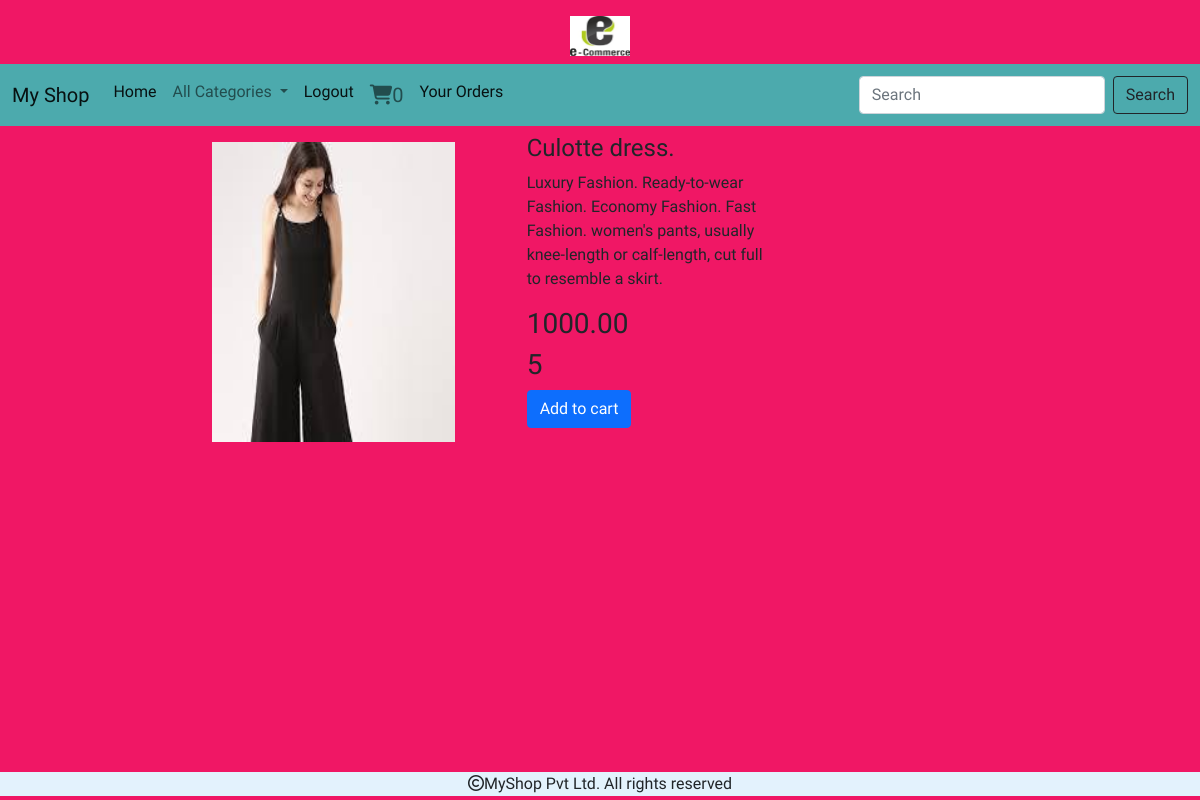
/deatils/2 (signed in), run on the app's committed database.
### shop/models.py (models this page shows, shortened)
class Product(models.Model):
    name = models.CharField(max_length=30)
    desc = models.TextField()
    image = models.ImageField(upload_to='products', null=True, blank=True)
    price=models.DecimalField(max_digits=10,decimal_places=2)
    stock=models.IntegerField()
    available=models.BooleanField(default=True)
    created=models.DateTimeField(auto_now_add=True)
    updated=models.DateTimeField(auto_now=True)
    category=models.ForeignKey(Category,on_delete=models.CASCADE)

### shop/views.py (the view)
# urls.py: path('deatils/<int:p>',views.showdetails,name="detail"),
@login_required()
def showdetails(request,p):
    p=Product.objects.get(id=p)
    return render(request,'details.html',{'p':p})

### cart/context_processors.py (called while the page is built)
def total(request):
    count=0
    if request.user.is_authenticated:
        u=request.user
        try:
            c=Cart.objects.filter(user=u)
            for i in c:
                count=count+i.quantity
        except:
            count=0
    return {'count':count}

### shop/context_processors.py (called while the page is built)
def links(request):
    c=Category.objects.all()
    return {'links':c}

### templates/details.html (shortened to what this page needs)
<!DOCTYPE html>
{% extends 'base.html' %}
{% load static %}
{% block content %}
<div class="container mt-2" style="margin-bottom:50px; width:800px;">
    <div class="row ">
        <div class="col-4 me-5">
            <img src="{{p.image.url}}" class="image my-2" height="300px" width="100%">
        </div>
         <div class="col-4 me-5">
             <h4>{{p.name}} </h4>
             <p> {{p.desc}} </p>
             <h3> {{p.price}}</h3>
             <h3> {{p.stock}}</h3>
             {% if user.is_superuser == True %}
                {% if p.stock > 0 %}
                    <h3 class="text-primary">Product in stock </h3>
                    <a href="{% url 'admin:index' %}" class="btn btn-primary"> Add Stock </a>
                    {% else %}
                    <h3 class="text-primary">out of stock </h3>
                    <a href="{% url 'admin:index' %}" class="btn btn-primary"> Add Stock </a>
                {% endif %}
             {% else %}
                {% if p.stock > 0 %}
                <a href="{% url 'cart:addtocart' p.id %}" class="btn btn-primary"> Add to cart </a>
                    {% else %}
                    <h3 class="text-primary">Out of stock </h3>
                {% endif %}
             {% endif %}
         </div>
    </div>
</div>
{% endblock %}

### static/css/style.css (style rules this page uses)
body { background-color:#f01765; font-family: "Faustina", serif; font-optical-sizing: auto; font-weight: 500; font-style: normal; }

### data on the page
Product: image (picture), name "Culotte dress.", desc "Luxury Fashion. Ready-to-wear Fashion. Economy Fashion. Fast Fashion. women's pants, usually knee-length or calf-length, cut full to resemble a skirt.", price "1000.00", stock "5"

### other printed values
{{ count }} "0"
